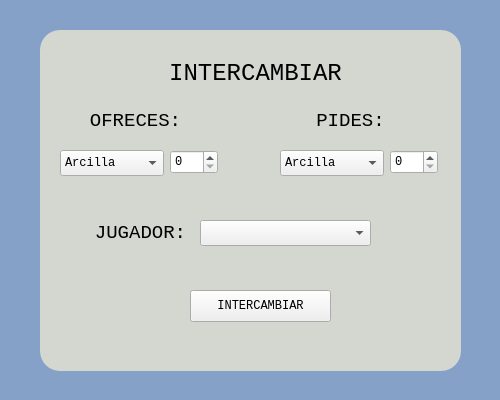
<?xml version="1.0" encoding="UTF-8"?>
<ui version="4.0">
 <class>Form</class>
 <widget class="QWidget" name="Form">
  <property name="geometry">
   <rect>
    <x>0</x>
    <y>0</y>
    <width>500</width>
    <height>400</height>
   </rect>
  </property>
  <property name="windowTitle">
   <string>DCColonos</string>
  </property>
  <widget class="QLabel" name="label">
   <property name="geometry">
    <rect>
     <x>0</x>
     <y>0</y>
     <width>500</width>
     <height>400</height>
    </rect>
   </property>
   <property name="styleSheet">
    <string notr="true">background-color: rgb(133, 161, 200);</string>
   </property>
   <property name="text">
    <string/>
   </property>
  </widget>
  <widget class="QLabel" name="label_2">
   <property name="geometry">
    <rect>
     <x>40</x>
     <y>30</y>
     <width>421</width>
     <height>341</height>
    </rect>
   </property>
   <property name="styleSheet">
    <string notr="true">background-color: rgb(211, 215, 207);
border-radius: 20px</string>
   </property>
   <property name="text">
    <string/>
   </property>
  </widget>
  <widget class="QLabel" name="label_3">
   <property name="geometry">
    <rect>
     <x>150</x>
     <y>60</y>
     <width>211</width>
     <height>20</height>
    </rect>
   </property>
   <property name="font">
    <font>
     <family>Courier New</family>
    </font>
   </property>
   <property name="text">
    <string>&lt;html&gt;&lt;head/&gt;&lt;body&gt;&lt;p align=&quot;center&quot;&gt;&lt;span style=&quot; font-size:18pt;&quot;&gt;INTERCAMBIAR&lt;/span&gt;&lt;/p&gt;&lt;/body&gt;&lt;/html&gt;</string>
   </property>
  </widget>
  <widget class="QLabel" name="label_4">
   <property name="geometry">
    <rect>
     <x>60</x>
     <y>110</y>
     <width>151</width>
     <height>20</height>
    </rect>
   </property>
   <property name="font">
    <font>
     <family>Courier New</family>
    </font>
   </property>
   <property name="text">
    <string>&lt;html&gt;&lt;head/&gt;&lt;body&gt;&lt;p align=&quot;center&quot;&gt;&lt;span style=&quot; font-size:14pt;&quot;&gt;OFRECES:&lt;/span&gt;&lt;/p&gt;&lt;/body&gt;&lt;/html&gt;</string>
   </property>
  </widget>
  <widget class="QLabel" name="label_5">
   <property name="geometry">
    <rect>
     <x>300</x>
     <y>110</y>
     <width>101</width>
     <height>20</height>
    </rect>
   </property>
   <property name="font">
    <font>
     <family>Courier New</family>
    </font>
   </property>
   <property name="text">
    <string>&lt;html&gt;&lt;head/&gt;&lt;body&gt;&lt;p align=&quot;center&quot;&gt;&lt;span style=&quot; font-size:14pt;&quot;&gt;PIDES:&lt;/span&gt;&lt;/p&gt;&lt;/body&gt;&lt;/html&gt;</string>
   </property>
  </widget>
  <widget class="QComboBox" name="materia_ofrecida">
   <property name="geometry">
    <rect>
     <x>60</x>
     <y>150</y>
     <width>104</width>
     <height>26</height>
    </rect>
   </property>
   <property name="font">
    <font>
     <family>Courier New</family>
    </font>
   </property>
   <item>
    <property name="text">
     <string>Arcilla</string>
    </property>
   </item>
   <item>
    <property name="text">
     <string>Madera</string>
    </property>
   </item>
   <item>
    <property name="text">
     <string>Trigo</string>
    </property>
   </item>
  </widget>
  <widget class="QSpinBox" name="cantidad_ofrecida">
   <property name="geometry">
    <rect>
     <x>170</x>
     <y>150</y>
     <width>48</width>
     <height>24</height>
    </rect>
   </property>
   <property name="font">
    <font>
     <family>Courier New</family>
    </font>
   </property>
  </widget>
  <widget class="QComboBox" name="materia_pedida">
   <property name="geometry">
    <rect>
     <x>280</x>
     <y>150</y>
     <width>104</width>
     <height>26</height>
    </rect>
   </property>
   <property name="font">
    <font>
     <family>Courier New</family>
    </font>
   </property>
   <item>
    <property name="text">
     <string>Arcilla</string>
    </property>
   </item>
   <item>
    <property name="text">
     <string>Madera</string>
    </property>
   </item>
   <item>
    <property name="text">
     <string>Trigo</string>
    </property>
   </item>
  </widget>
  <widget class="QSpinBox" name="cantidad_pedida">
   <property name="geometry">
    <rect>
     <x>390</x>
     <y>150</y>
     <width>48</width>
     <height>24</height>
    </rect>
   </property>
   <property name="font">
    <font>
     <family>Courier New</family>
    </font>
   </property>
  </widget>
  <widget class="QLabel" name="label_6">
   <property name="geometry">
    <rect>
     <x>90</x>
     <y>222</y>
     <width>101</width>
     <height>20</height>
    </rect>
   </property>
   <property name="font">
    <font>
     <family>Courier New</family>
    </font>
   </property>
   <property name="text">
    <string>&lt;html&gt;&lt;head/&gt;&lt;body&gt;&lt;p align=&quot;center&quot;&gt;&lt;span style=&quot; font-size:14pt;&quot;&gt;JUGADOR:&lt;/span&gt;&lt;/p&gt;&lt;/body&gt;&lt;/html&gt;</string>
   </property>
  </widget>
  <widget class="QComboBox" name="pedir_jugador">
   <property name="geometry">
    <rect>
     <x>200</x>
     <y>220</y>
     <width>171</width>
     <height>26</height>
    </rect>
   </property>
   <property name="font">
    <font>
     <family>Courier New</family>
    </font>
   </property>
  </widget>
  <widget class="QPushButton" name="boton_intercambiar">
   <property name="geometry">
    <rect>
     <x>190</x>
     <y>290</y>
     <width>141</width>
     <height>32</height>
    </rect>
   </property>
   <property name="font">
    <font>
     <family>Courier New</family>
    </font>
   </property>
   <property name="text">
    <string>INTERCAMBIAR</string>
   </property>
  </widget>
 </widget>
 <resources/>
 <connections/>
</ui>
